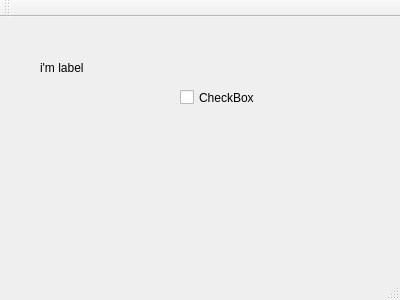
<?xml version="1.0" encoding="UTF-8"?>
<ui version="4.0">
 <class>MainWindow</class>
 <widget class="QMainWindow" name="MainWindow">
  <property name="geometry">
   <rect>
    <x>0</x>
    <y>0</y>
    <width>400</width>
    <height>300</height>
   </rect>
  </property>
  <property name="windowTitle">
   <string>MainWindow</string>
  </property>
  <widget class="QWidget" name="centralWidget">
   <widget class="QLabel" name="label1">
    <property name="geometry">
     <rect>
      <x>40</x>
      <y>40</y>
      <width>121</width>
      <height>21</height>
     </rect>
    </property>
    <property name="text">
     <string>i'm label</string>
    </property>
   </widget>
   <widget class="QCheckBox" name="checkBox">
    <property name="geometry">
     <rect>
      <x>180</x>
      <y>60</y>
      <width>101</width>
      <height>41</height>
     </rect>
    </property>
    <property name="text">
     <string>CheckBox</string>
    </property>
   </widget>
  </widget>
  <widget class="QMenuBar" name="menuBar">
   <property name="geometry">
    <rect>
     <x>0</x>
     <y>0</y>
     <width>400</width>
     <height>21</height>
    </rect>
   </property>
  </widget>
  <widget class="QToolBar" name="mainToolBar">
   <attribute name="toolBarArea">
    <enum>TopToolBarArea</enum>
   </attribute>
   <attribute name="toolBarBreak">
    <bool>false</bool>
   </attribute>
  </widget>
  <widget class="QStatusBar" name="statusBar"/>
 </widget>
 <layoutdefault spacing="6" margin="11"/>
 <resources/>
 <connections>
  <connection>
   <sender>checkBox</sender>
   <signal>toggled(bool)</signal>
   <receiver>label1</receiver>
   <slot>setVisible(bool)</slot>
   <hints>
    <hint type="sourcelabel">
     <x>230</x>
     <y>113</y>
    </hint>
    <hint type="destinationlabel">
     <x>100</x>
     <y>83</y>
    </hint>
   </hints>
  </connection>
 </connections>
</ui>
